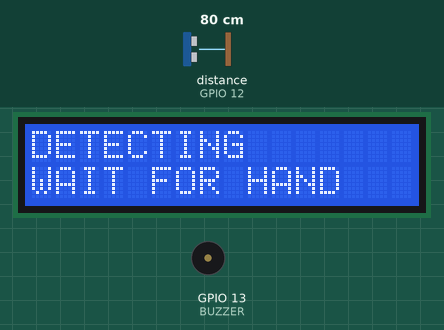
Simulated run of this sketch. Board: ESP8266 (NodeMCU). Shown: 16×2 character LCD, buzzer (waves = sounding, pin HIGH). Wiring (inferred from the names in the program): ultrasonic range finder: trigger GPIO 14; echo GPIO 12. The inputs (shaded band) are chosen by the test bench; at power-on: distance to the obstacle (sensor on GPIO 12) 80 cm. The echo pulse lasts 58.3 µs per cm; WiFi joins after 1.5 s; servers stay silent unless stated; uploads are accepted with an empty reply; pins used as bus, display or sensor lines are not drawn; what the sketch prints to the serial monitor is not drawn.

Above: at 2.7 s.
2.8 s: distance to the obstacle (sensor on GPIO 12) set to 23 cm
4.3 s: distance to the obstacle (sensor on GPIO 12) set to 18 cm
At 5.5 s:
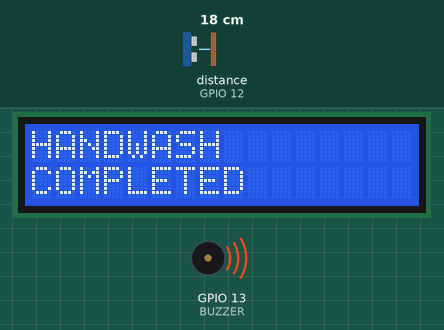
6.2 s: distance to the obstacle (sensor on GPIO 12) set to 35 cm
At 6.9 s:
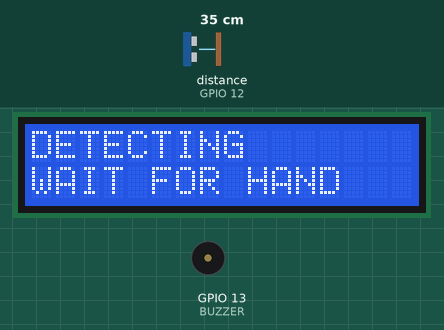
7.8 s: distance to the obstacle (sensor on GPIO 12) set to 2 cm
At 8.4 s:
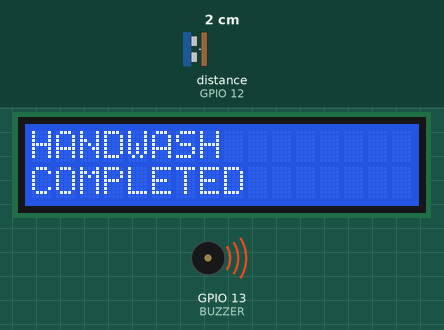
Timing chart, 0 to 10.4 s (numbered marks = the images above; inputs shaded):
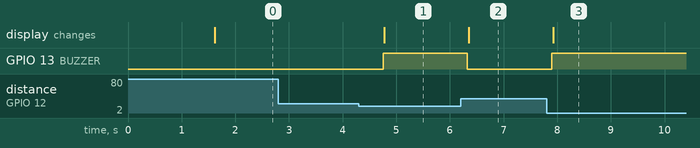

Measured:
- the behaviour switches between 21 and 20 cm on distance to the obstacle (sensor on GPIO 12) (found by bisection; images 0 and 1)
- after the input at 2.8 s, every drawn part: stays the same
- after the input at 4.3 s, GPIO 13 (BUZZER): LOW → HIGH after 0.46 s; the display: changes after 0.48 s (image 1)
- after the input at 6.2 s, GPIO 13 (BUZZER): HIGH → LOW after 0.12 s; the display: changes after 0.15 s (image 2)
- after the input at 7.8 s, GPIO 13 (BUZZER): LOW → HIGH after 0.10 s; the display: changes after 0.12 s (image 3)

The sketch:

4560_hand.ino
```cpp
#include <Wire.h>
#include <LiquidCrystal_I2C.h>
#include <ESP8266WiFi.h>
#include <ESP8266HTTPClient.h>
#include <ArduinoJson.h>

// ===== WiFi Info =====
const char* ssid = "iot";
const char* password = "12345678";

// ===== POST URL =====
const char* postServerURL = "http://iotcloud22.in/4560/post_value.php";   // <-- CHANGE YOUR FINAL POST API

LiquidCrystal_I2C lcd(0x27, 16, 2);

// Ultrasonic pins (GPIO)
#define TRIG 14   // D5
#define ECHO 12   // D6
#define BUZZER 13 // D7

WiFiClient client;
HTTPClient http;

// ===== Distance Function =====
int getDistance() {
  digitalWrite(TRIG, LOW);
  delayMicroseconds(3);
  digitalWrite(TRIG, HIGH);
  delayMicroseconds(10);
  digitalWrite(TRIG, LOW);

  long duration = pulseIn(ECHO, HIGH, 30000);
  int distance = duration * 0.034 / 2;
  return distance;
}

// ===== POST FUNCTION =====
void postValues(int distance) {
  String postData = "value1=" + String(distance);
  Serial.println("Posting: " + postData);

  if (WiFi.status() == WL_CONNECTED) {
    http.begin(client, postServerURL);
    http.addHeader("Content-Type", "application/x-www-form-urlencoded");
    int httpCode = http.POST(postData);
    Serial.print("POST code: "); Serial.println(httpCode);
    http.end();
  } else {
    Serial.println("WiFi not connected — skipping POST");
  }
}

void setup() {
  Serial.begin(115200);

  lcd.init();
  lcd.backlight();

  pinMode(TRIG, OUTPUT);
  pinMode(ECHO, INPUT);
  pinMode(BUZZER, OUTPUT);

  // ===== WiFi Connect =====
  WiFi.begin(ssid, password);
  while (WiFi.status() != WL_CONNECTED) {
    delay(300);
    Serial.print(".");
  }
  Serial.println("\nWiFi Connected!");

  lcd.clear();
  lcd.setCursor(0, 0);
  lcd.print("Handwash System");
}

void loop() {

  int distance = getDistance();
  Serial.println(distance);

  if (distance > 0 && distance < 20) {
    digitalWrite(BUZZER, HIGH);
    lcd.clear();
    lcd.setCursor(0, 0);
    lcd.print("HANDWASH");
    lcd.setCursor(0, 1);
    lcd.print("COMPLETED");
  }
  else {
    digitalWrite(BUZZER, LOW);
    lcd.clear();
    lcd.setCursor(0, 0);
    lcd.print("DETECTING");
    lcd.setCursor(0, 1);
    lcd.print("WAIT FOR HAND");
  }

  postValues(distance);

  delay(300);
}
```
